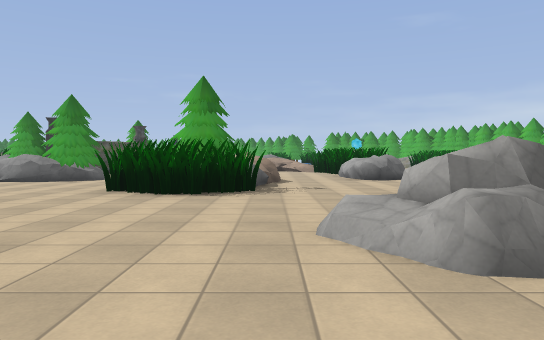
View 1 (above)

24 first-person views from a walk through a 3-D level made in the Godot game engine. The camera is 1.3 m above the floor, tilts 2° down and sees 70° across. The floor is counted in squares, 2.67 m on a side. Each view is taken from the middle of a square. On the plan, view 1 faces up. The plan holds only what a view shows up to about 9 squares ahead; the rest is blank. The place goes on beyond the plan. Characters and animated objects are left out. Some surface patterns are stand-ins.

View 2
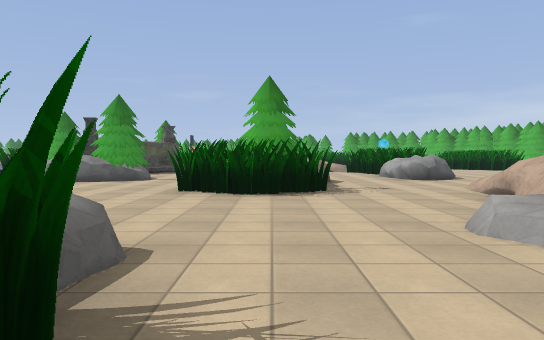

View 3
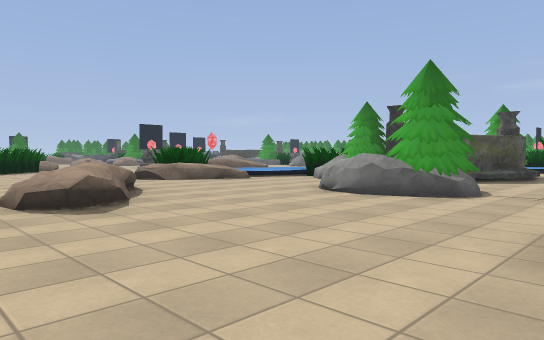

View 4
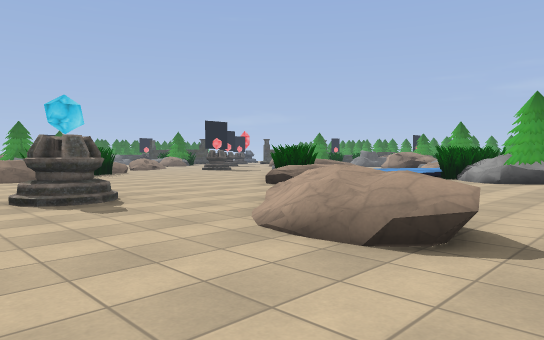

View 5
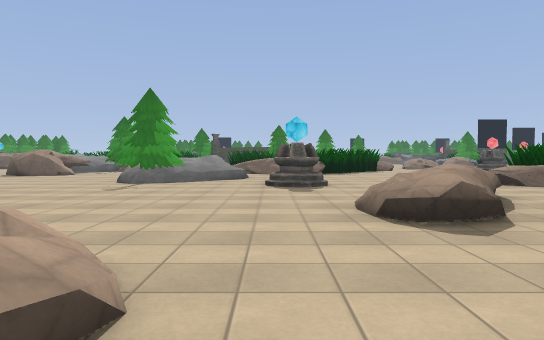

View 6
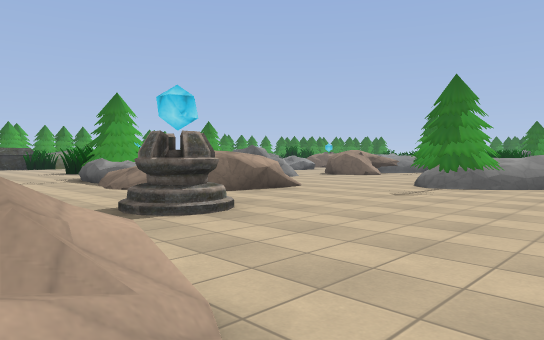

View 7
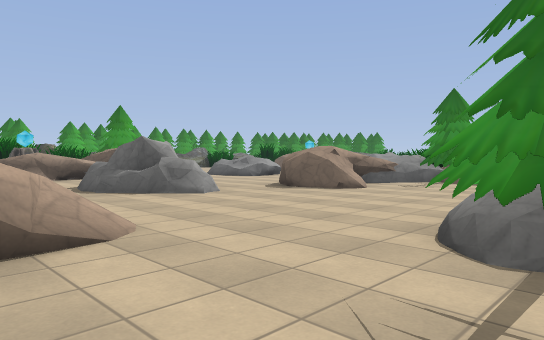

View 8
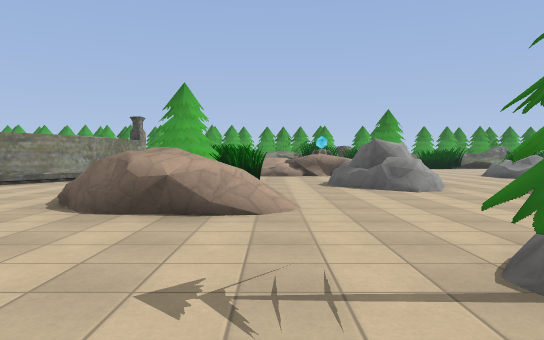

View 9
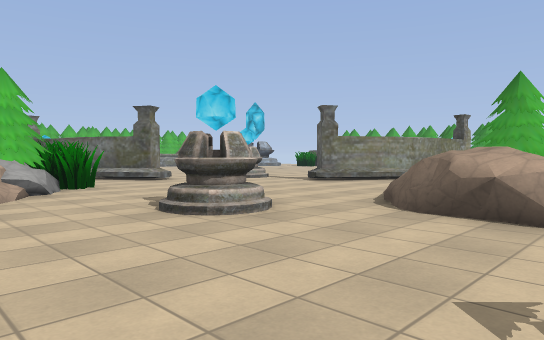

View 10
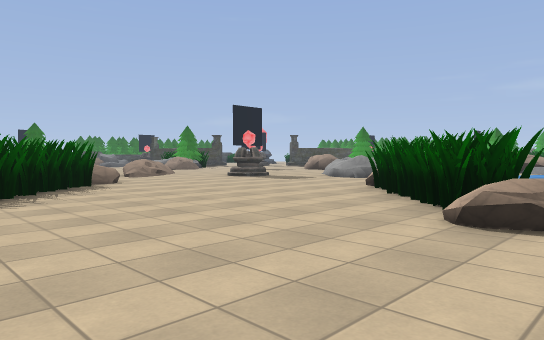

View 11
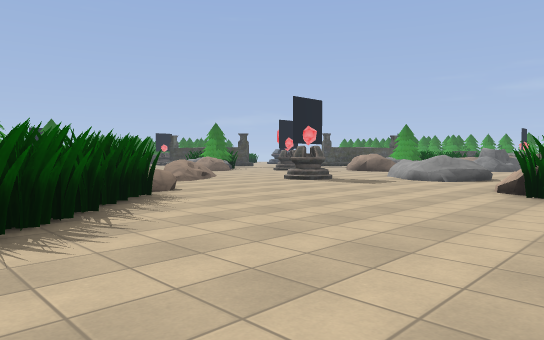

View 12
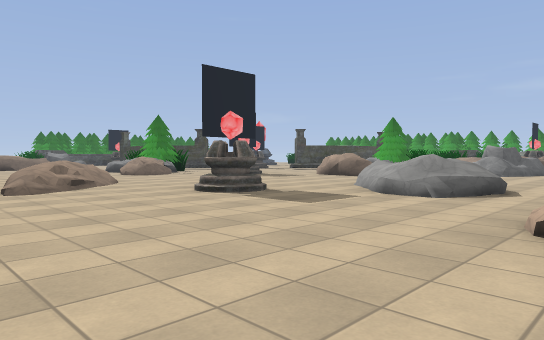

View 13
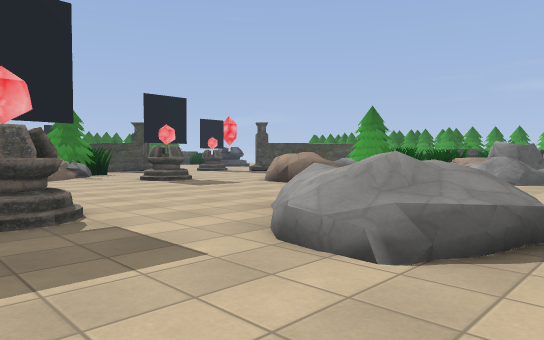

View 14
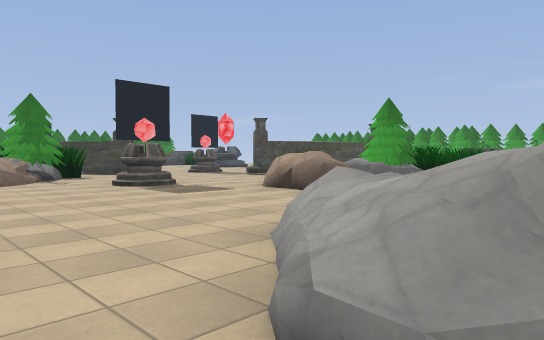

View 15
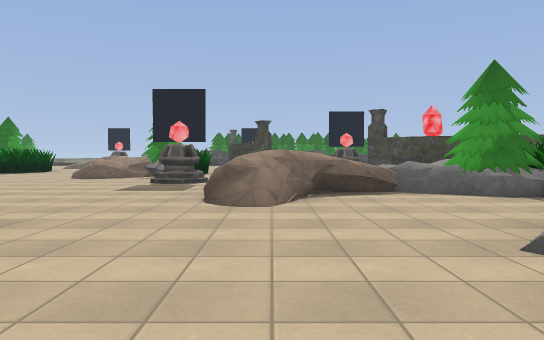

View 16
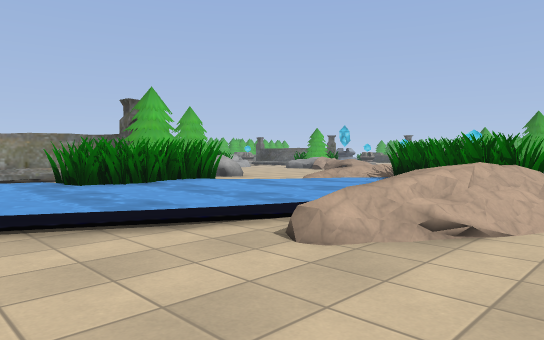

View 17
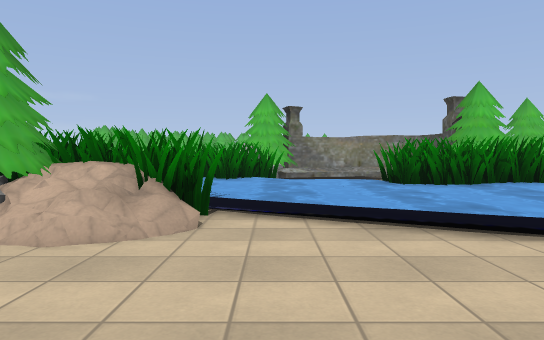

View 18
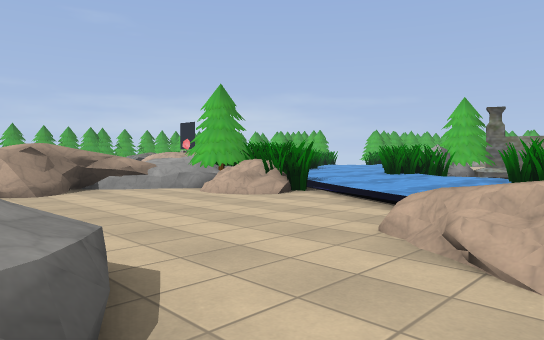

View 19
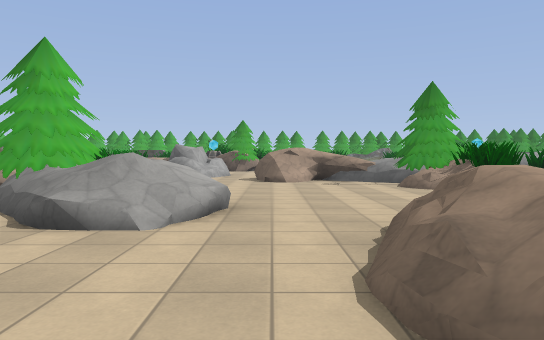

View 20
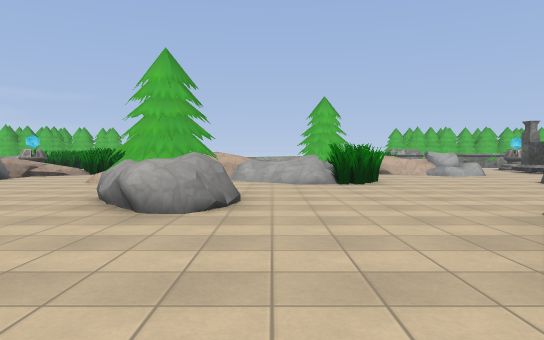

View 21
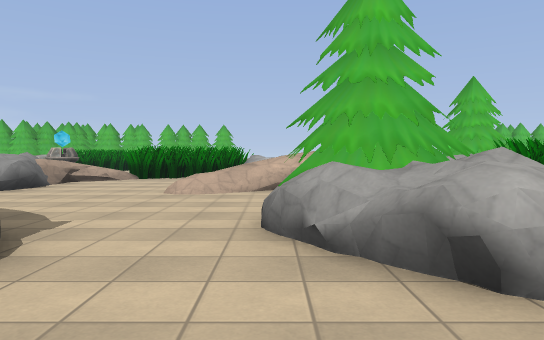

View 22
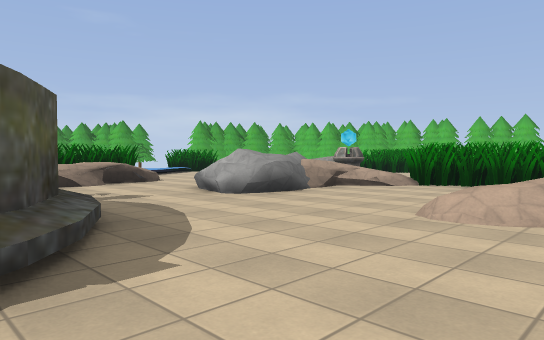

View 23
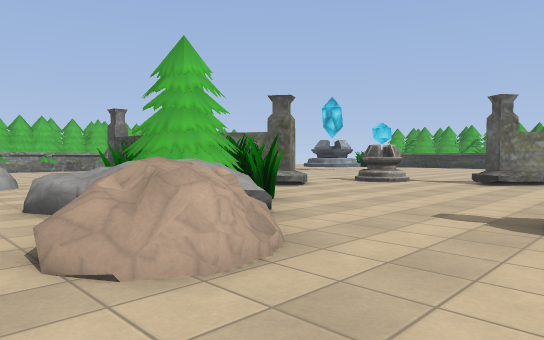

View 24
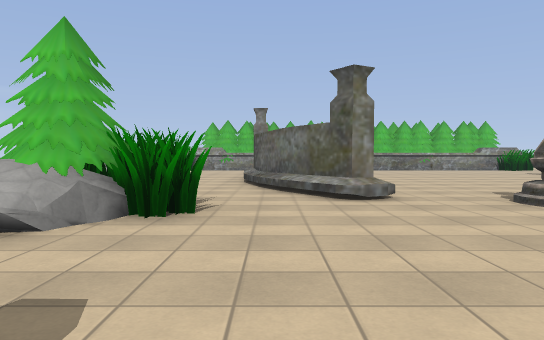

### Floor plan
Key: @ floor where view 1 was taken; # wall or solid block; . main floor; : floor 0.5 m higher than the main floor; + floor 0.75 m higher than the main floor; / step, stairs or slope; = window, fence, low wall or low ledge; ~ liquid the walk can cross; ≈ liquid the walk keeps out of; T pine tree; U turret; O other object.
Columns run from 23 left of view 1 to 3 right of it. Each row starts with its distance up from view 1.
 21   #
 20   # ###
 19  ## TT. #
 18     //..#.
 17   .. /....##=##     ##
 16   ..==/......T#~~   ##.
 15   ...=/......#≈~##  ...
 14 #..U.../ .....~~##T ..==
 13 T....../#=...~~~. #/.====
 12  =.......=.#~~~#= #/....##
 11  .....UU...=~~≈#T##/.....#
 10  ..=.......#~~~.#T....:  ##
  9  .. =......##~.....T..=..##
  8     .#......##=...TT..==.=.
  7        #.....#/.......==...
  6  O     ##....../.....#T...
  5  O      ##.....///...###.=
  4          #...//.//.......=
  3          =...U/.........=#
  2          =.+.......=.#..==
  1         ...=TT.....=T#.....
  0         ....T....U..##.@...
 -1       ##......//./....####/
 -2       #TT.....///.....#
 -3        ===#.... /.........
 -4           #.#.. /....U.....
 -5          ...#..#T.##.. ....
 -6          ..  .###.#...  ...
 -7          .. ... ..#
 -8            T##

Where each view was taken, in squares from view 1:
view 1: 0 up, 0 right, facing up
view 2: 0 up, 1 left, facing up
view 3: 3 up, 2 left, facing up-left
view 4: 2 up, 5 left, facing up-left
view 5: 3 up, 3 left, facing left
view 6: 3 up, 4 left, facing down-left
view 7: 1 up, 8 left, facing down-left
view 8: 2 up, 9 left, facing down
view 9: 2 up, 9 left, facing down-right
view 10: 4 up, 9 left, facing up-left
view 11: 4 up, 11 left, facing up-left
view 12: 7 up, 12 left, facing up-left
view 13: 10 up, 13 left, facing up-left
view 14: 11 up, 14 left, facing up-left
view 15: 16 up, 13 left, facing left
view 16: 14 up, 13 left, facing down-right
view 17: 14 up, 13 left, facing right
view 18: 11 up, 14 left, facing up-right
view 19: 5 up, 13 left, facing down
view 20: 7 up, 9 left, facing right
view 21: 9 up, 7 left, facing right
view 22: 9 up, 5 left, facing up-right
view 23: 3 up, 6 left, facing down-right
view 24: 1 down, 6 left, facing right
